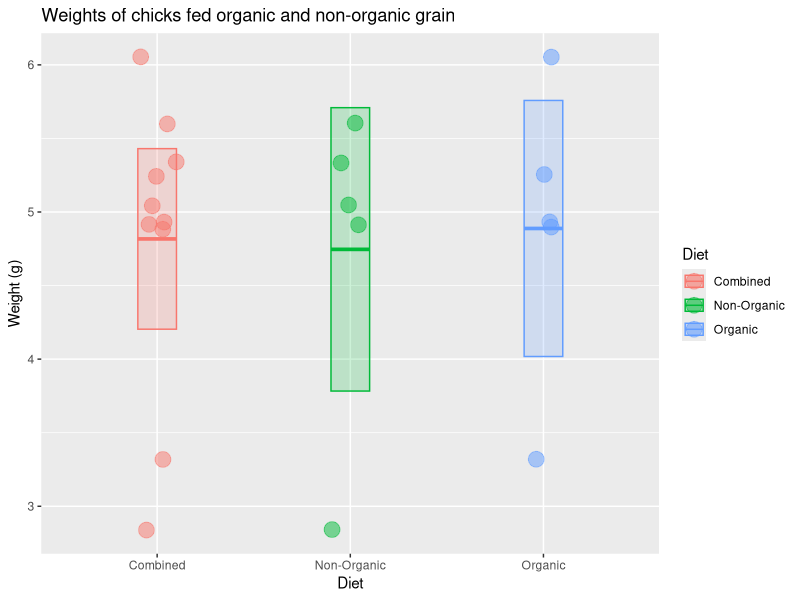

R code for this plot: (Note: this script raises an error after producing the figure.)
## ---- chunk 1

x <- c(6.05, 4.89, 3.32, 4.93, 5.25, 5.04, 4.91, 2.84, 5.60, 5.34)
x

## ---- chunk 2

n <- length(x)

n
mean(x)
median(x)
sd(x)

## ---- chunk 3

sem <- sd(x)/sqrt(n)
sem

## ---- chunk 4

c(mean(x) + 1.96 * sem, mean(x) - 1.96 * sem)

## ---- chunk 5

library(tidyverse)

# check to make sure you did the part above correctly
# if not, generate some fake x data
if (!exists("x") | !is.numeric(x) | !length(x) == 10) x <- rep(1, 10)

# put the chick data into a data frame
chick_data <-
  tibble::tibble(
    diet = rep(c("Combined", "Combined", "Organic", "Non-Organic"), each = 5),
    weight = c(x, x)
  )

# summarize the chick weights by diet
chick_summary <-
  chick_data %>% 
  group_by(diet) %>% 
  summarize(
    mean = mean(weight),
    median = median(weight),
    sd = sd(weight),
    n = n(),
    sem = sd / sqrt(n),
    upper = mean + 1.96 * sem,   # upper confidence limit
    lower = mean - 1.96 * sem,   # lower confidence limit
    .groups = "drop"
  )

# plot chick weights
ggplot(chick_data, aes(x = diet, y = weight, color = diet, fill = diet)) +
  geom_jitter(size = 5, shape = 21, alpha = 0.5, width = 0.1) +
  geom_crossbar(
    mapping = aes(ymin = lower, ymax = upper, y = mean), 
    data = chick_summary,
    width = 0.2, alpha = 0.2
  ) +
  labs(
    title = "Weights of chicks fed organic and non-organic grain",
    x = "Diet",
    color = "Diet",
    fill = "Diet",
    y = "Weight (g)"
  )

## ---- chunk 6
sessioninfo::session_info()
